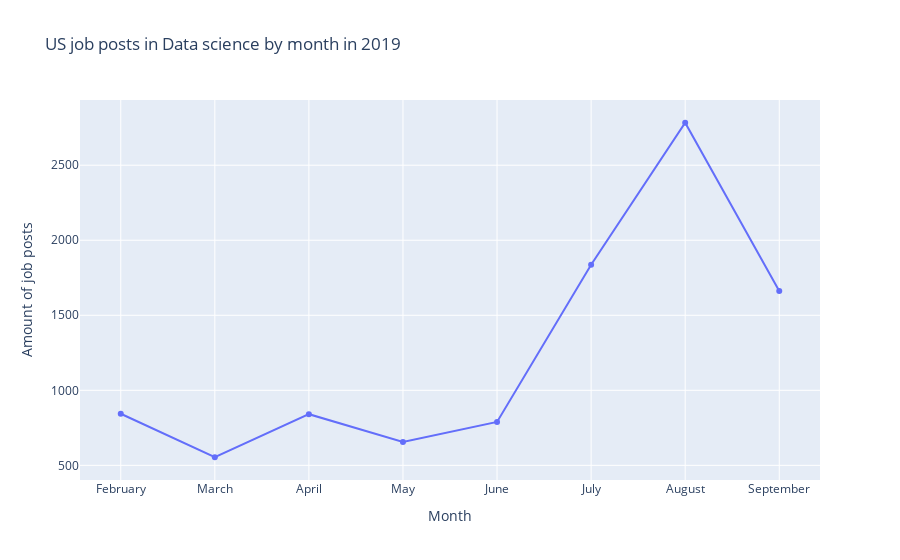

Here is the notebook cell this chart was saved with:
### Code cell
months_plot = go.Figure()
months_plot.add_trace(go.Scatter(x=jobs_in_months.month, 
                                y=jobs_in_months['Total jobs'],
                                hovertemplate=
                                '<b>Month</b>: %{x}<br>'+
                                '<b>Number of Jobs</b>: %{y}'))
months_plot.update_layout(title='US job posts in Data science by month in 2019',
                         xaxis_title='Month', yaxis_title='Amount of job posts')
months_plot.show()

### Figure 1 — Plotly figure (JSON) as saved in the notebook; plotly's stock layout.template omitted (floating-point values rounded to 4 significant figures)
{"data": [{"hovertemplate": "<b>Month</b>: %{x}<br><b>Number of Jobs</b>: %{y}", "type": "scatter", "x": ["February", "March", "April", "May", "June", "July", "August", "September"], "y": [844, 554, 841, 656, 789, 1837, 2783, 1662]}], "layout": {"title": {"text": "US job posts in Data science by month in 2019"}, "xaxis": {"title": {"text": "Month"}}, "yaxis": {"title": {"text": "Amount of job posts"}}}}
